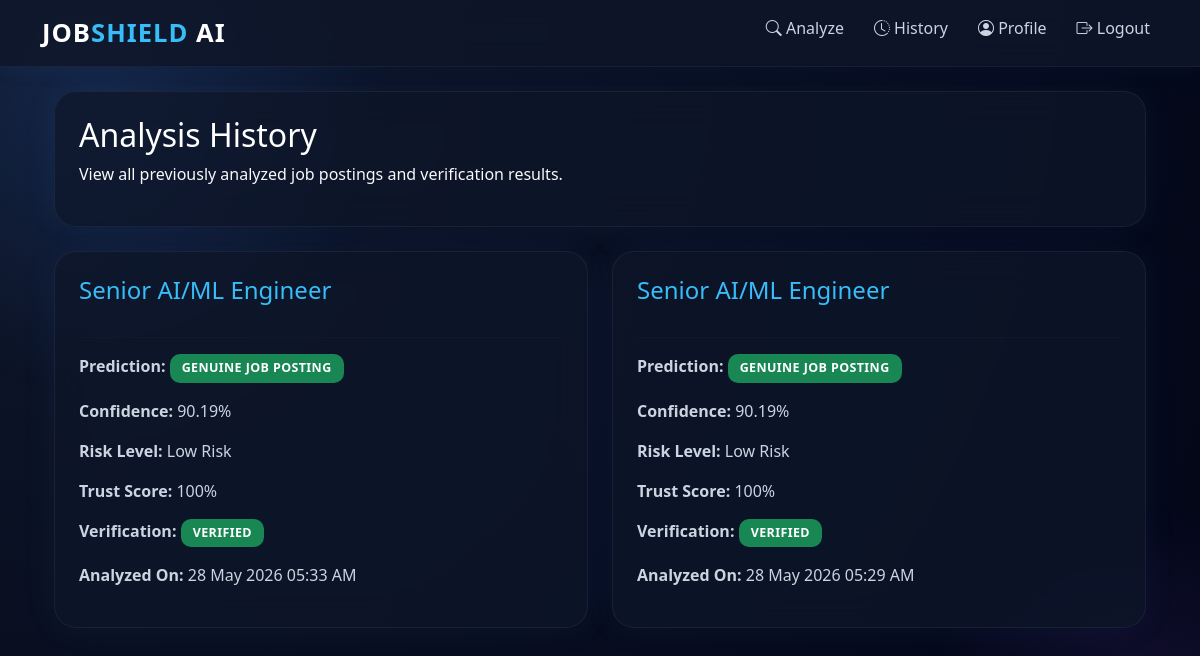
The app's page /history (signed in) with its own data.
### auth/models.py (models this page shows, shortened)
class JobAnalysis(db.Model):
    __tablename__ = "job_analyses"
    id = db.Column(
        db.Integer,
        primary_key=True
    )
    user_id = db.Column(
        db.Integer,
        db.ForeignKey("users.id"),
        nullable=False
    )
    job_title = db.Column(
        db.String(255),
        nullable=False
    )
    prediction = db.Column(
        db.String(100),
        nullable=False
    )
    confidence = db.Column(
        db.Float,
        nullable=False
    )
    risk_level = db.Column(
        db.String(100),
        nullable=False
    )
    trust_score = db.Column(
        db.Integer,
        nullable=False
    )
    verification_status = db.Column(
        db.String(100),
        nullable=False
    )
    created_at = db.Column(
        db.DateTime,
        default=datetime.utcnow
    )

### app.py (the view)
@app.route("/history")
@login_required
def history():
    analyses = JobAnalysis.query.filter_by(
        user_id=current_user.id
    ).order_by(
        JobAnalysis.created_at.desc()
    ).all()
    return render_template(
        "history.html",
        analyses=analyses
    )

### app.py (called while the page is built)
@login_manager.user_loader
def load_user(user_id):
    return User.query.get(int(user_id))

### templates/history.html (shortened to what this page needs)
{% extends "base.html" %}
{% block content %}
<div class="container mt-4">
    <div class="card p-4 mb-4">
        <h2 class="mb-2">Analysis History</h2>
        <p class="text-light">
            View all previously analyzed job postings and verification results.
        </p>
    </div>
    {% if analyses %}
        <div class="row">
            {% for analysis in analyses %}
            <div class="col-md-6 mb-4">
                <div class="card p-4 h-100">
                    <h4 class="mb-3">
                        {{ analysis.job_title }}
                    </h4>
                    <hr>
                    <p>
                        <strong>Prediction:</strong>
                        {% if "GENUINE" in analysis.prediction %}
                            <span class="badge bg-success">
                                {{ analysis.prediction }}
                            </span>
                        {% elif "MODERATE" in analysis.prediction %}
                            <span class="badge bg-warning text-dark">
                                {{ analysis.prediction }}
                            </span>
                        {% else %}
                            <span class="badge bg-danger">
                                {{ analysis.prediction }}
                            </span>
                        {% endif %}
                    </p>
                    <p>
                        <strong>Confidence:</strong>
                        {{ analysis.confidence }}%
                    </p>
                    <p>
                        <strong>Risk Level:</strong>
                        {{ analysis.risk_level }}
                    </p>
                    <p>
                        <strong>Trust Score:</strong>
                        {{ analysis.trust_score }}%
                    </p>
                    <p>
                        <strong>Verification:</strong>
                        {% if analysis.verification_status == "VERIFIED" %}
                            <span class="badge bg-success">
                                VERIFIED
                            </span>
                        {% elif analysis.verification_status == "PARTIALLY VERIFIED" %}
                            <span class="badge bg-warning text-dark">
                                PARTIALLY VERIFIED
                            </span>
                        {% else %}
                            <span class="badge bg-danger">
                                HIGH RISK
                            </span>
                        {% endif %}
                    </p>
                    <p>
                        <strong>Analyzed On:</strong>
                        {{ analysis.created_at.strftime('%d %b %Y %I:%M %p') }}
                    </p>
                </div>
            </div>
            {% endfor %}
        </div>
    {% endif %}
</div>
{% endblock %}

### templates/base.html (shortened to what this page needs)
<!DOCTYPE html>
<html lang="en">
<head>
    <link href="https://cdn.jsdelivr.net/npm/bootstrap@5.3.2/dist/css/bootstrap.min.css"
          rel="stylesheet">
    <link rel="stylesheet"
          href="{{ url_for('static', filename='theme.css') }}">
    <link rel="stylesheet"
          href="https://cdn.jsdelivr.net/npm/bootstrap-icons@1.11.1/font/bootstrap-icons.css">
</head>
<body>
<nav class="navbar navbar-expand-lg navbar-dark">
    <div class="container">
        <a class="navbar-brand"
           href="/">
            JOB<span>SHIELD</span> AI
        </a>
        <div class="collapse navbar-collapse"
             id="navbarNav">
            <ul class="navbar-nav ms-auto">
                {% if current_user.is_authenticated %}
                    <li class="nav-item">
                        <a class="nav-link"
                           href="/analyze">
                            <i class="bi bi-search"></i>
                            Analyze
                        </a>
                    </li>
                    <li class="nav-item">
                        <a class="nav-link"
                           href="/history">
                            <i class="bi bi-clock-history"></i>
                            History
                        </a>
                    </li>
                    <li class="nav-item">
                        <a class="nav-link"
                           href="/profile">
                            <i class="bi bi-person-circle"></i>
                            Profile
                        </a>
                    </li>
                    <li class="nav-item">
                        <a class="nav-link"
                           href="/logout">
                            <i class="bi bi-box-arrow-right"></i>
                            Logout
                        </a>
                    </li>
                {% endif %}
            </ul>
        </div>
    </div>
</nav>
<div class="container mt-4 fade-in">
    {% block content %}
    {% endblock %}
</div>
</body>
</html>

### static/theme.css (style rules this page uses)
body { background: radial-gradient(circle at top left, #0f172a, #020617); color: #e2e8f0; min-height: 100vh; font-family: 'Segoe UI', sans-serif; overflow-x: hidden; }
body::before { content: ""; position: fixed; width: 600px; height: 600px; background: radial-gradient( circle, rgba(59,130,246,0.15), transparent 70% ); top: -200px; left: -200px; z-index: -1; animation: pulseGlow 8s infinite alternate; }
body::after { content: ""; position: fixed; width: 500px; height: 500px; background: radial-gradient( circle, rgba(168,85,247,0.12), transparent 70% ); bottom: -200px; right: -200px; z-index: -1; animation: pulseGlow2 10s infinite alternate; }
.navbar { background: rgba(15,23,42,0.82) !important; backdrop-filter: blur(14px); border-bottom: 1px solid rgba(255,255,255,0.05); box-shadow: 0 0 25px rgba(59,130,246,0.08); }
.navbar-brand { font-size: 1.6rem; font-weight: 800; letter-spacing: 1px; }
.navbar-brand span { color: #38bdf8; }
.nav-link { color: #cbd5e1 !important; transition: 0.3s; margin-left: 14px; font-weight: 500; }
.card { background: rgba(15,23,42,0.72) !important; backdrop-filter: blur(18px); border: 1px solid rgba(255,255,255,0.06); border-radius: 22px; box-shadow: 0 0 35px rgba(59,130,246,0.08); transition: 0.35s; overflow: hidden; }
.card h2 { color: #ffffff; }
.card h4, .card h5 { color: #38bdf8; }
.card p { color: #cbd5e1; }
.badge { padding: 8px 12px; border-radius: 10px; font-size: 0.78rem; letter-spacing: 0.4px; }
.fade-in { animation: fadeIn 1s ease; }
h1, h2, h3, h4, h5, h6 { color: #f8fafc; }
p { color: #cbd5e1; }
ul li { color: #e2e8f0 !important; margin-bottom: 10px; font-size: 1rem; }

### records on screen
JobAnalysis: job_title "Senior AI/ML Engineer", prediction "GENUINE JOB POSTING", confidence "90.19", risk_level "Low Risk", trust_score "100", verification_status "VERIFIED", created_at "28 May 2026 05:33 AM"
JobAnalysis: job_title "Senior AI/ML Engineer", prediction "GENUINE JOB POSTING", confidence "90.19", risk_level "Low Risk", trust_score "100", verification_status "VERIFIED", created_at "28 May 2026 05:29 AM"
